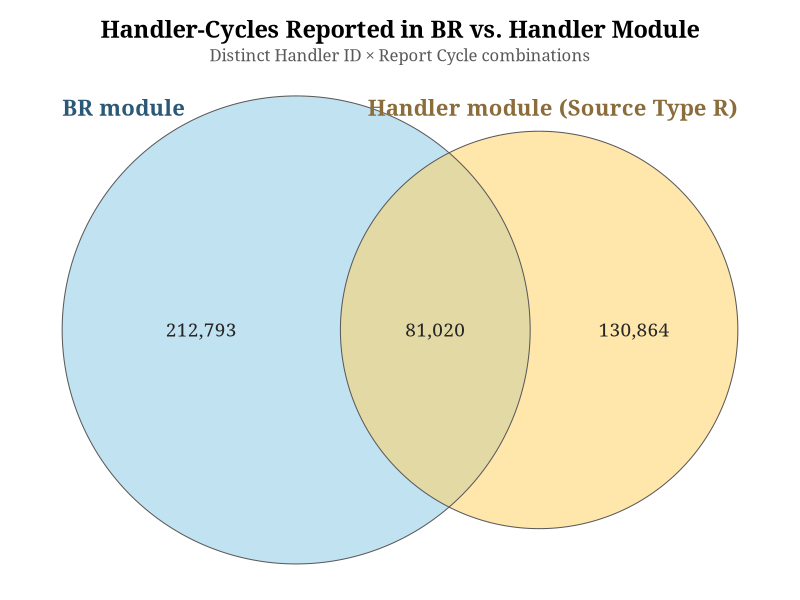
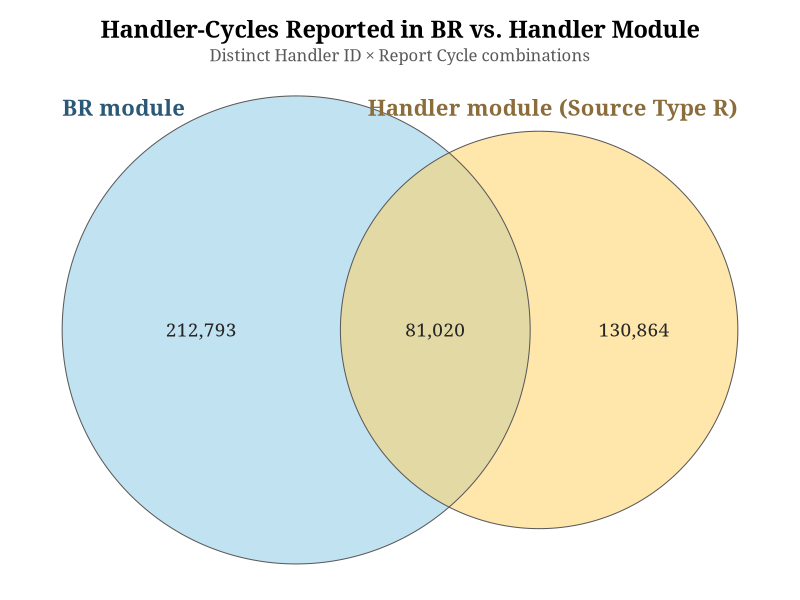

Recreate these plots in R, in order.
library(ggplot2)
library(ggforce)

# Handler-cycle counts from the console output of 15_br_hd_overlap.R.
# Update these three numbers after rerunning that script.
n_both    <- 81020
n_br_only <- 212793
n_hd_only <- 130864

a_br <- n_both + n_br_only
a_hd <- n_both + n_hd_only

r_br <- sqrt(a_br / pi)
r_hd <- sqrt(a_hd / pi)

lens_area <- function(d, r1, r2) {
  if (d >= r1 + r2) return(0)
  if (d <= abs(r1 - r2)) return(pi * min(r1, r2)^2)
  d1 <- (d^2 - r2^2 + r1^2) / (2 * d)
  d2 <- d - d1
  r1^2 * acos(d1 / r1) - d1 * sqrt(r1^2 - d1^2) +
    r2^2 * acos(d2 / r2) - d2 * sqrt(r2^2 - d2^2)
}

d <- uniroot(function(d) lens_area(d, r_br, r_hd) - n_both,
             interval = c(abs(r_br - r_hd) + 1e-6, r_br + r_hd - 1e-6))$root

circles <- data.frame(
  x = c(0, d),
  y = c(0, 0),
  r = c(r_br, r_hd),
  set = c("BR", "HD")
)

fmt <- function(n) formatC(n, format = "d", big.mark = ",")

x_br_only <- (-r_br + (d - r_hd)) / 2
x_lens    <- ((d - r_hd) + r_br) / 2
x_hd_only <- (r_br + (d + r_hd)) / 2

p <- ggplot() +
  geom_circle(data = circles,
              aes(x0 = x, y0 = y, r = r, fill = set),
              color = NA, alpha = 0.55) +
  geom_circle(data = circles,
              aes(x0 = x, y0 = y, r = r),
              color = "grey35", linewidth = 0.35, fill = NA) +
  annotate("text", x = x_br_only, y = 0,
           label = fmt(n_br_only), family = "Georgia", size = 4.8, color = "grey15") +
  annotate("text", x = x_lens, y = 0,
           label = fmt(n_both), family = "Georgia", size = 4.8, color = "grey15") +
  annotate("text", x = x_hd_only, y = 0,
           label = fmt(n_hd_only), family = "Georgia", size = 4.8, color = "grey15") +
  annotate("text", x = -r_br, y = r_br * 0.95,
           label = "BR module", family = "Georgia", fontface = "bold",
           size = 5.6, color = "#2b5876", hjust = 0) +
  annotate("text", x = d + r_hd, y = r_br * 0.95,
           label = "Handler module (Source Type R)", family = "Georgia",
           fontface = "bold", size = 5.6, color = "#8a6d3b", hjust = 1) +
  scale_fill_manual(values = c(BR = "#8ecae6", HD = "#ffd166")) +
  coord_fixed(xlim = c(-r_br - 30, d + r_hd + 30),
              ylim = c(-r_br - 20, r_br * 1.06), expand = FALSE, clip = "off") +
  labs(title = "Handler-Cycles Reported in BR vs. Handler Module",
       subtitle = "Distinct Handler ID × Report Cycle combinations") +
  theme_void(base_family = "Georgia") +
  theme(legend.position = "none",
        plot.title = element_text(face = "bold", size = 17, hjust = 0.5,
                                  margin = margin(b = 4)),
        plot.subtitle = element_text(size = 12, hjust = 0.5, color = "grey35",
                                     margin = margin(b = 12)),
        plot.margin = margin(15, 25, 15, 25))

dir.create("output/diagnostics", showWarnings = FALSE, recursive = TRUE)
ggsave("output/diagnostics/BR_HD_venn.png", p, width = 10, height = 6.9, dpi = 300,
       bg = "white", device = ragg::agg_png)
quartz(type = "pdf", file = "output/diagnostics/BR_HD_venn.pdf", width = 10,
       height = 6.9, bg = "white")
print(p)
invisible(dev.off())
